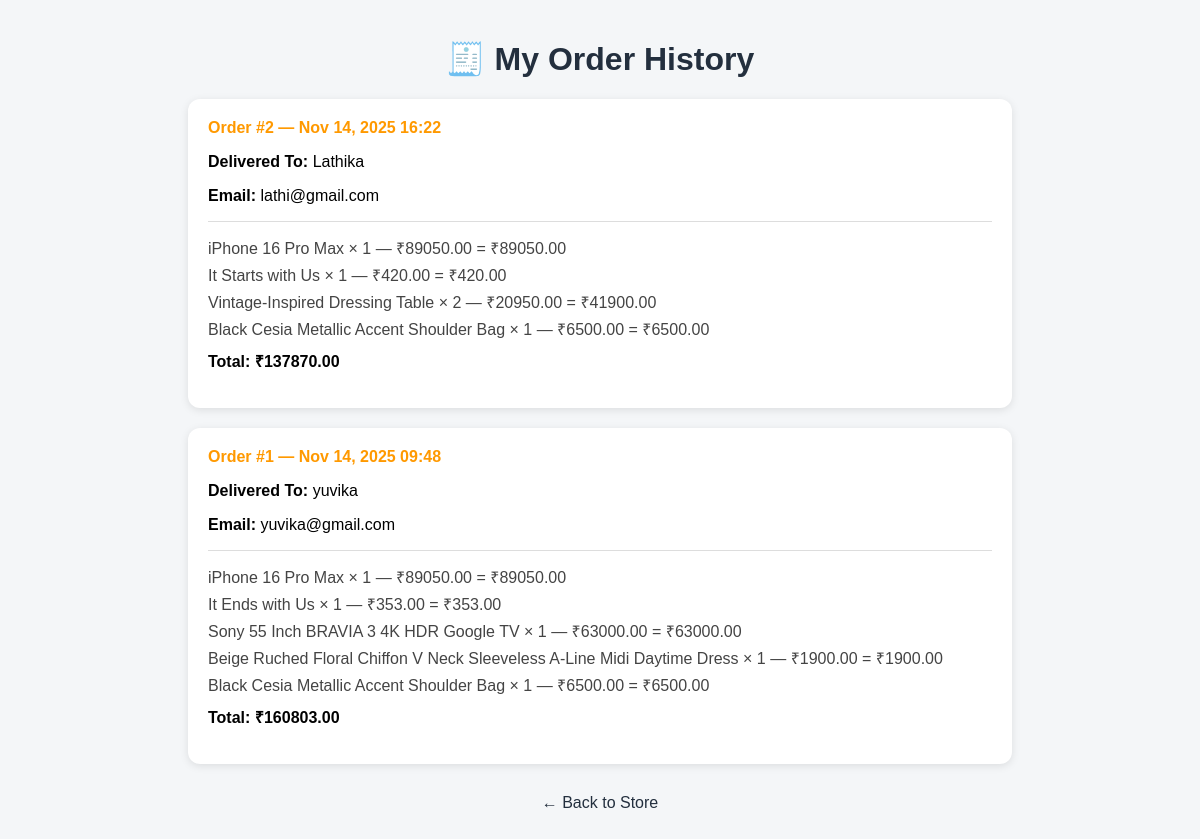
The page /cart/orders/ (signed in) on the database its author committed.
### store/models.py (models this page shows, shortened)
class Order(models.Model):
    user = models.ForeignKey(
        User,
        on_delete=models.CASCADE,
        null=True,
        blank=True,
        related_name='orders'
    )
    name = models.CharField(max_length=255)
    email = models.EmailField()
    address = models.TextField()
    total = models.DecimalField(max_digits=10, decimal_places=2)
    created_at = models.DateTimeField(auto_now_add=True)

class OrderItem(models.Model):
    order = models.ForeignKey(Order, on_delete=models.CASCADE, related_name='items')
    product = models.ForeignKey(Product, on_delete=models.CASCADE)
    quantity = models.PositiveIntegerField(default=1)
    price = models.DecimalField(max_digits=10, decimal_places=2)
    def get_total(self):
        return self.quantity * self.price

class Product(models.Model):
    category = models.ForeignKey(
        Category, on_delete=models.SET_NULL, null=True, blank=True
    )  # ✅ Connect each product to a category
    name = models.CharField(max_length=200)
    description = models.TextField(blank=True)
    price = models.DecimalField(max_digits=10, decimal_places=2)
    image = models.ImageField(upload_to='products/', blank=True, null=True)
    created_at = models.DateTimeField(auto_now_add=True)

### cart/views.py (the view)
# urls.py: path('orders/', views.order_history, name='order_history'),
@login_required
def order_history(request):
    orders = Order.objects.filter(user=request.user).order_by('-created_at')
    return render(request, 'cart/order_history.html', {'orders': orders})

### cart/templates/cart/order_history.html (shortened to what this page needs)
<!DOCTYPE html>
<html>
<head>
</head>
<body>
    <h1>🧾 My Order History</h1>
    {% if orders %}
        {% for order in orders %}
            <div class="order-card">
                <div class="order-header">
                    Order #{{ order.id }} — {{ order.created_at|date:"M d, Y H:i" }}
                </div>
                <p><strong>Delivered To:</strong> {{ order.name }}</p>
                <p><strong>Email:</strong> {{ order.email }}</p>
                <div class="order-items">
                    {% for item in order.items.all %}
                        <div class="order-item">
                            {{ item.product.name }} × {{ item.quantity }} — ₹{{ item.price }}
                            = ₹{{ item.get_total }}
                        </div>
                    {% endfor %}
                </div>
                <p class="total">Total: ₹{{ order.total }}</p>
            </div>
        {% endfor %}
    {% else %}
        <p style="text-align:center;">You haven’t placed any orders yet.</p>
    {% endif %}
    <p style="text-align:center; margin-top:30px;">
        <a href="{% url 'home' %}">← Back to Store</a>
    </p>
</body>
</html>

### cart/templates/cart/order_history.html (style rules this page uses)
body { font-family: Arial, sans-serif; background-color: #f4f6f8; margin: 40px; }
h1 { text-align: center; color: #232f3e; }
.order-card { background: white; border-radius: 12px; box-shadow: 0 2px 8px rgba(0,0,0,0.1); margin: 20px auto; padding: 20px; width: 70%; }
.order-header { font-weight: bold; margin-bottom: 10px; color: #ff9900; }
.order-items { margin-top: 10px; border-top: 1px solid #ddd; padding-top: 10px; }
.order-item { margin: 5px 0; color: #444; }
.total { font-weight: bold; margin-top: 10px; }
a { text-decoration: none; color: #232f3e; }

### rows shown on the page
Order: id "2", created_at "Nov 14, 2025 16:22", name "Lathika", email "lathi@gmail.com", total "137870.00"
OrderItem: product.name "iPhone 16 Pro Max", quantity "1", price "89050.00", get_total "89050.00"
OrderItem: product.name "It Starts with Us", quantity "1", price "420.00", get_total "420.00"
OrderItem: product.name "Vintage-Inspired Dressing Table", quantity "2", price "20950.00", get_total "41900.00"
OrderItem: product.name "Black Cesia Metallic Accent Shoulder Bag", quantity "1", price "6500.00", get_total "6500.00"
Order: id "1", created_at "Nov 14, 2025 09:48", name "yuvika", email "yuvika@gmail.com", total "160803.00"
OrderItem: product.name "iPhone 16 Pro Max", quantity "1", price "89050.00", get_total "89050.00"
OrderItem: product.name "It Ends with Us", quantity "1", price "353.00", get_total "353.00"
OrderItem: product.name "Sony 55 Inch BRAVIA 3 4K HDR Google TV", quantity "1", price "63000.00", get_total "63000.00"
OrderItem: product.name "Beige Ruched Floral Chiffon V Neck Sleeveless A-Line Midi Daytime Dress", quantity "1", price "1900.00", get_total "1900.00"
OrderItem: product.name "Black Cesia Metallic Accent Shoulder Bag", quantity "1", price "6500.00", get_total "6500.00"
